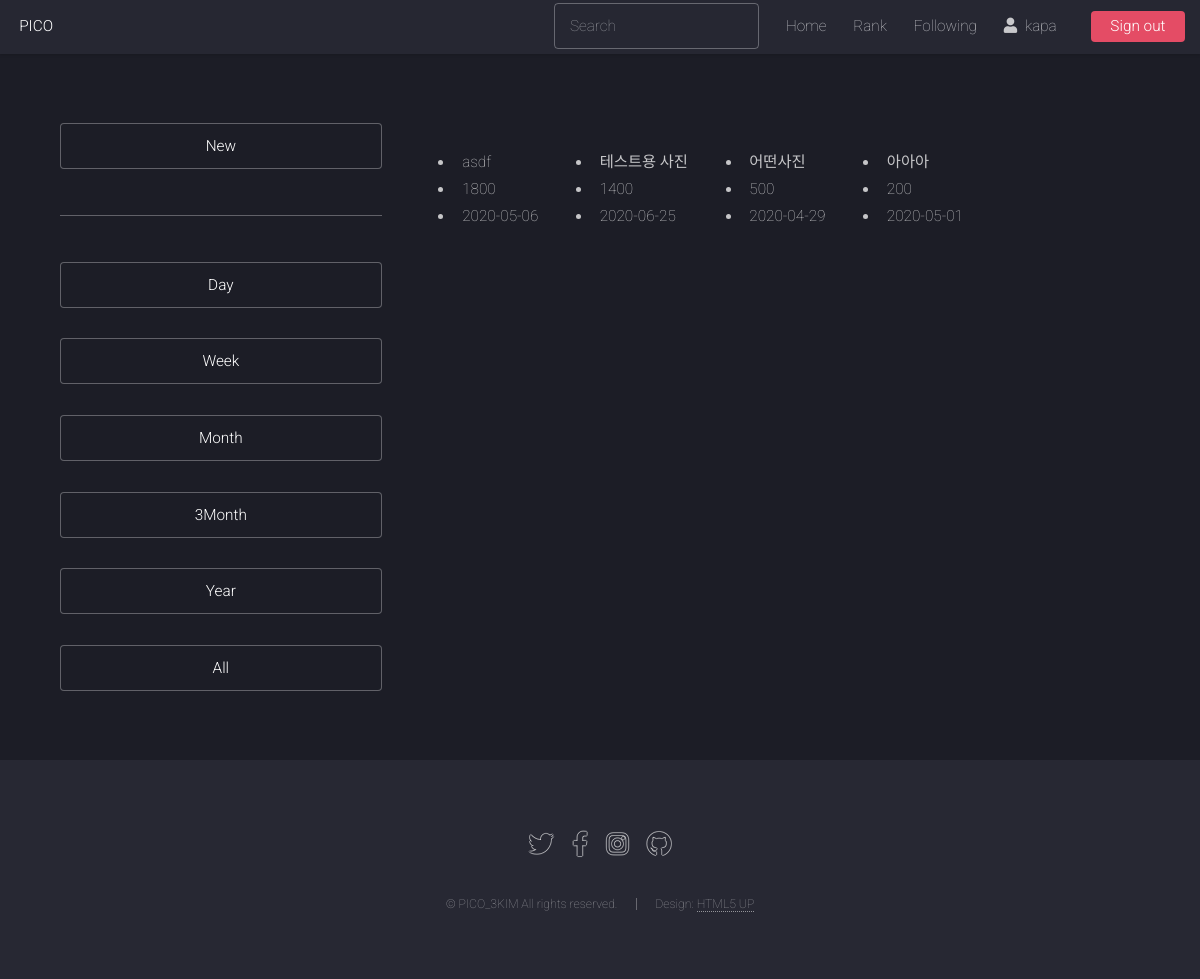
Screenshot of /explore/year/ (signed in) with the database file from the repository.
### photo/models.py (models this page shows, shortened)
class Photo(models.Model):
    title = models.CharField('TITLE', max_length=30)
    description = models.TextField('Photo Description', blank=True)
    tags = TaggableManager(blank=True)
    PICOIN = models.PositiveIntegerField(default=0, verbose_name='PICOIN')
    image = models.ImageField('IMAGE', upload_to='SorlPhoto/%Y')
    upload_dt = models.DateTimeField('Upload Date', auto_now_add=True)
    owner = models.ForeignKey(User, on_delete=models.CASCADE, verbose_name='OWNER', blank=True, null=True)
    def get_absolute_url(self):
        return reverse('photo:photo_detail', args=(self.id,))

### photo/views.py (the view)
# urls.py: path('year/', views.PhotoLVRankYear.as_view(), name='rank_year'),
class PhotoLVRankYear(ListView):
    model = Photo
    template_name = 'photo/photo_list_rank.html'
    def get_context_data(self, **kwargs):
        context = super(PhotoLVRankYear, self).get_context_data(**kwargs)
        infolog = PhotoicoInfoLog.objects.filter(donate_dt__gte=datetime.now()-relativedelta(years=1))
        infolog = infolog.values('photo').annotate(total_PICO=Sum('PICOIN')).order_by('photo__id')
        photo_list = Photo.objects.filter(id__in=infolog.values_list('photo'))
        photo_list = list(zip(photo_list, infolog))
        photo_list = sorted(photo_list, key=lambda x:x[1]['total_PICO'], reverse=True)
        context['photo_list'] = photo_list
        return context

### photo/templates/photo/photo_list_rank.html (shortened to what this page needs)
{% extends "base.html" %}
{% load sorl_thumbnail %}
{% block content %}
<div class="row gtr-150">
    <div class="col-4 col-12-medium">
        <section id="sidebar">
            <div class="col-6 col-12">
                <ul class="actions fit"><li><a href="{% url 'photo:index' %}" class="button">New</a></li></ul>
                <hr>
                <ul class="actions fit"><li><a href="{% url 'photo:rank_day' %}" class="button">Day</a></li></ul>
                <ul class="actions fit"><li><a href="{% url 'photo:rank_week' %}" class="button">Week</a></li></ul>
                <ul class="actions fit"><li><a href="{% url 'photo:rank_month' %}" class="button">Month</a></li></ul>
                <ul class="actions fit"><li><a href="{% url 'photo:rank_3month' %}" class="button">3Month</a></li></ul>
                <ul class="actions fit"><li><a href="{% url 'photo:rank_year' %}" class="button">Year</a></li></ul>
                <ul class="actions fit"><li><a href="{% url 'photo:rank_all' %}" class="button">All</a></li></ul>
            </div>
        </section>
    </div>
    <div class="col-8 col-12-medium imp-medium">
        <section id="content">
            <div class="row">
                {% for photos in photo_list %}
                <div class="col-md-3 mb-5">
                    <div class="tumbnail">
                    </div>
                    <ul>
                        <li class="font-italic">{{ photos.0.title }}</li>
                        <li class="font-italic">{{ photos.1.total_PICO }}</li>
                        <li class="font-italic">{{ photos.0.upload_dt|date:"Y-m-d" }}</li>
                    </ul>
                </div>
                {% endfor %}
            </div>
        </section>
    </div>
</div>
{% endblock %}

### templates/base.html (shortened to what this page needs)
{% load static %}
<!DOCTYPE HTML>
<html>
  <head>
    <link rel="stylesheet" href="{% static 'assets/css/main.css' %}" />
  </head>
	<body class="is-preload">
		<div id="page-wrapper">
      <header id="header">
        <h1 id="logo"><a href="{% url 'home' %}">PICO</a></h1>
        <nav id="nav">
          <ul>
            <li>
              <form action="{% url 'search' %}" method="GET">
                <input type="search" placeholder="Search" aria-label="Search" name="search_word" value="{{ search_word }}" required>
              </form>
            </li>
            <li><a href="{% url 'home' %}">Home</a></li>
            <li><a href="{% url 'photo:index' %}">Rank</a></li>
            <li><a href="{% url 'photo:follow' %}">Following</a></li>
            {% if user.is_active %}
              <li><a href="{% url 'profile' user.get_username %}"><i class="fas fa-user"></i>&ensp;{% firstof user.get_short_name user.get_username %}&ensp;</a></li>
              <li><a href="{% url 'logout' %}" class="button primary">Sign out</a></li>
            {% else %}
              <li><a href="{% url 'login' %}" class="button primary">Sign In</a></li>
            {% endif %}
          </ul>
        </nav>
      </header>
      <div id="main" class="wrapper style1">
        <div class="container">
          {% block content %}{% endblock %}
        </div>
      </div>
      <footer id="footer">
        <ul class="icons">
          <li><a href="#" class="icon brands alt fa-twitter"><span class="label">Twitter</span></a></li>
          <li><a href="#" class="icon brands alt fa-facebook-f"><span class="label">Facebook</span></a></li>
          <li><a href="#" class="icon brands alt fa-instagram"><span class="label">Instagram</span></a></li>
          <li><a href="#" class="icon brands alt fa-github"><span class="label">GitHub</span></a></li>
        </ul>
        <ul class="copyright">
          <li>&copy; PICO_3KIM All rights reserved.</li><li>Design: <a href="http://html5up.net">HTML5 UP</a></li>
        </ul>
      </footer>
    </div>
	</body>
</html>

### rows the page displays
Photo: title "asdf", PICOIN "1800", upload_dt "2020-05-06"
Photo: title "테스트용 사진", PICOIN "1400", upload_dt "2020-06-25"
Photo: title "어떤사진", PICOIN "500", upload_dt "2020-04-29"
Photo: title "아아아", PICOIN "200", upload_dt "2020-05-01"
